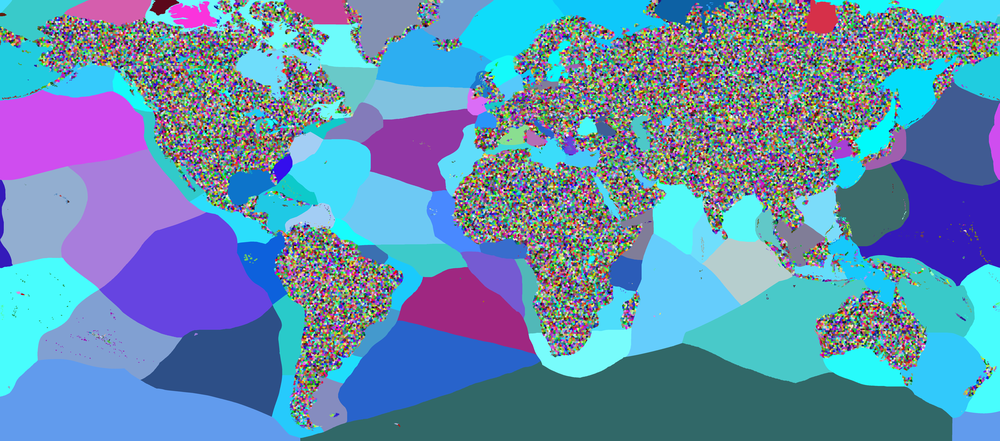
#> input picture mod/map_data/provinces.png, 1000 x 441 px, shrunk from 8192 x 3616 before the run, found by its file name
$ python render_political.py
#> lines starting #> are read from the running program, lines starting #| are printed output that depends on the picture
### tools/mapdata.py
"""Loaders for Vic2 (AoE / vanilla) and Vic3 map data."""
import csv
import re
from dataclasses import dataclass, field
from pathlib import Path

import numpy as np
from PIL import Image

import pdx

Image.MAX_IMAGE_PIXELS = None


def load_packed_rgb(path):
    """Image as a 2-D uint32 array of 0xRRGGBB values."""
    a = np.asarray(Image.open(path).convert("RGB"), dtype=np.uint32)
    return (a[..., 0] << 16) | (a[..., 1] << 8) | a[..., 2]
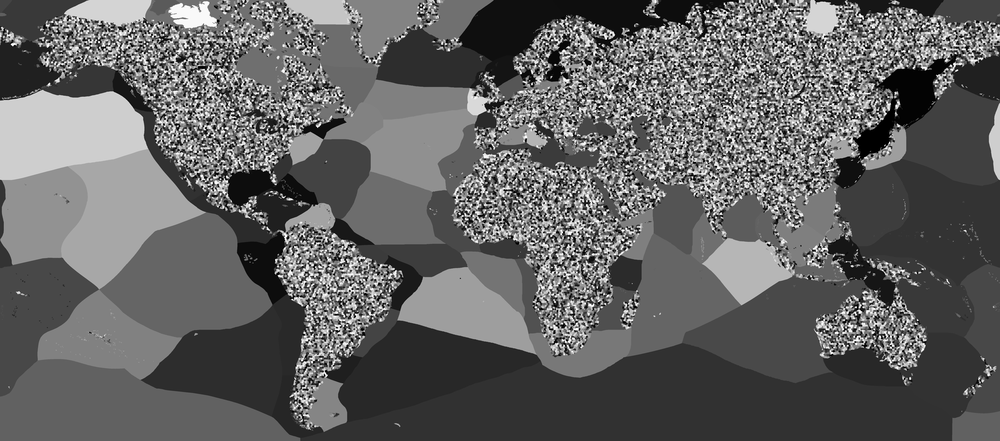
#> returned value: shape (441, 1000) uint32; min 0, max 16777215, mean 6532251.1; drawn with min black and max white


# ---------------------------------------------------------------- Vic2 ----

@dataclass
class Vic2Map:
    root: Path
    labels: np.ndarray                       # province id per pixel, 0 = unknown colour
    names: dict = field(default_factory=dict)  # id -> name from definition.csv
    sea: set = field(default_factory=set)      # sea_starts (includes lakes)
    states: dict = field(default_factory=dict)  # state key -> [province ids]

    @property
    def width(self):
        return self.labels.shape[1]

    @property
    def height(self):
        return self.labels.shape[0]

    def state_of(self):
        """province id -> state key."""
        return {p: s for s, provs in self.states.items() for p in provs}


# [34 lines left out: functions read_definition, label_pixels, read_vic2_map, not called in this run]


# ---------------------------------------------------------------- Vic3 ----

_HEX = re.compile(r"x[0-9A-Fa-f]{6}")


def hex_id(packed):
    return f"x{packed:06X}"


@dataclass
class Vic3Map:
    labels: np.ndarray        # index into `provinces` per pixel
    provinces: list           # index -> "xRRGGBB"
    land_states: dict         # state key -> parsed Block (vanilla land state regions)
    sea_states: dict          # state key -> parsed Block
    lakes: set                # "xRRGGBB"

    @property
    def width(self):
        return self.labels.shape[1]

    @property
    def height(self):
        return self.labels.shape[0]

    # [8 lines left out: function province_state, not called in this run]


def read_vic3_state_regions(vic3_game):
    land, sea = {}, {}
    for path in sorted((Path(vic3_game) / "map_data" / "state_regions").glob("*.txt")):
        target = sea if path.name.startswith("99_") else land
        for key, _, block in pdx.parse_file(path).pairs():
            if isinstance(block, pdx.Block):
                target[key] = block
    return land, sea


def read_new_provinces(redraw_dir):
    """Rows of redraw_provinces.py's new_provinces.csv ([] if there is none)."""
    path = Path(redraw_dir) / "new_provinces.csv"
    if not path.exists():
        return []
    with open(path, encoding="utf-8") as f:
        return list(csv.DictReader(f))


def add_new_provinces(land_states, rows):
    """Put each new province in its parent's state region block: in `provinces`, and in `impassable` /
    `prime_land` where the parent is listed there."""
    norm = lambda p: p.upper().replace("X", "x", 1)
    state_of = {norm(p): key for key, block in land_states.items() for p in block.get("provinces").values()}
    for r in rows:
        block = land_states[state_of[r["parent"]]]
        for list_key in ("provinces", "impassable", "prime_land"):
            ids = block.get(list_key)
            if isinstance(ids, pdx.Block) and r["parent"] in {norm(p) for p in ids.values()}:
                ids.append(r["province"])


def read_vic3_map(vic3_game, redraw_dir=None):
    """The vanilla Vic3 map; with redraw_dir (redraw_provinces.py's output, once it has a provinces.png), the
    redrawn provinces.png, and the new provinces added to the vanilla state region blocks."""
    vic3_game = Path(vic3_game)
    redrawn = redraw_dir is not None and (Path(redraw_dir) / "provinces.png").exists()
    packed = load_packed_rgb((Path(redraw_dir) if redrawn else vic3_game / "map_data") / "provinces.png")
    colors, inverse = np.unique(packed, return_inverse=True)
    labels = inverse.reshape(packed.shape).astype(np.int32)
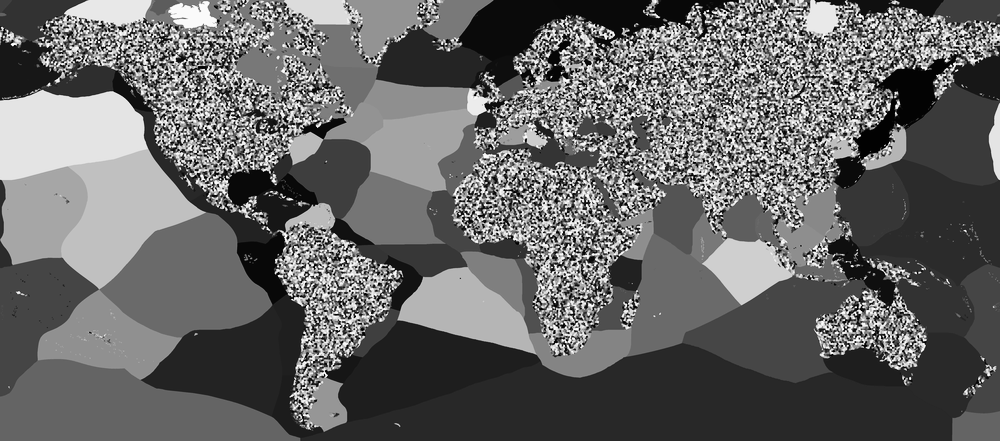
#> labels: shape (441, 1000) int32; min 0, max 166469, mean 67658; drawn with min black and max white
    provinces = [hex_id(int(c)) for c in colors]
#> provinces = 166470 items
    land, sea = read_vic3_state_regions(vic3_game)
    if redrawn:
        add_new_provinces(land, read_new_provinces(redraw_dir))
    default_map = pdx.read_text(vic3_game / "map_data" / "default.map")
    lakes_block = re.search(r"lakes\s*=\s*\{([^}]*)\}", default_map)
    lakes = {p.upper().replace("X", "x", 1) for p in _HEX.findall(lakes_block.group(1))} if lakes_block else set()
    return Vic3Map(labels, provinces, land, sea, lakes)


# ------------------------------------------------------------- helpers ----

# [58 lines left out: functions label_centroids, province_borders, sums_to_centroid, not called in this run]

### tools/pdx.py
"""Minimal reader for Paradox script files (Victoria 2 and Victoria 3).

A file parses to a Block: an ordered list whose items are either
(key, op, value) tuples or bare values (as in `{ 1 2 3 }`). Values are str or
Block. Typed values such as Vic3's `rgb { 1 2 3 }` become a Block whose `tag`
is "rgb". Quotes are stripped from strings.
"""
import re
from pathlib import Path

_TOKEN = re.compile(r'''
    (?P<ws>\s+)
  | (?P<comment>\#[^\n]*)
  | (?P<string>"(?:[^"\\]|\\.)*"?)
  | (?P<op><=|>=|!=|==|\?=|=|<|>)
  | (?P<lbrace>\{)
  | (?P<rbrace>\})
  | (?P<word>(?:[^\s=<>!{}\#"]|!(?!=))+)
''', re.VERBOSE)


class Block(list):
    tag = None

    def pairs(self):
        return [item for item in self if isinstance(item, tuple)]

    def values(self):
        return [item for item in self if not isinstance(item, tuple)]

    def get_all(self, key):
        return [item[2] for item in self if isinstance(item, tuple) and item[0] == key]

    def get(self, key, default=None):
        found = self.get_all(key)
        return found[-1] if found else default


# [57 lines left out: functions _tokenize, parse_text, not called in this run]


_NEEDS_QUOTES = re.compile(r'[\s{}=<>#"]')


# [27 lines left out: functions format_scalar, _format_value, dumps, not called in this run]


def read_text(path):
    """Read a game file: UTF-8 (with or without BOM), falling back to cp1252 (Vic2)."""
#> (the run stopped early here; a loop or call above may not have finished)
